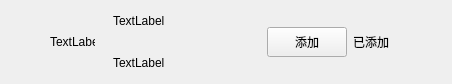
<?xml version="1.0" encoding="UTF-8"?>
<ui version="4.0">
 <class>ApplyFriendItem</class>
 <widget class="QWidget" name="ApplyFriendItem">
  <property name="geometry">
   <rect>
    <x>0</x>
    <y>0</y>
    <width>452</width>
    <height>84</height>
   </rect>
  </property>
  <property name="windowTitle">
   <string>Form</string>
  </property>
  <layout class="QHBoxLayout" name="horizontalLayout">
   <property name="spacing">
    <number>0</number>
   </property>
   <property name="leftMargin">
    <number>0</number>
   </property>
   <property name="topMargin">
    <number>0</number>
   </property>
   <property name="rightMargin">
    <number>0</number>
   </property>
   <property name="bottomMargin">
    <number>0</number>
   </property>
   <item>
    <spacer name="horizontalSpacer">
     <property name="orientation">
      <enum>Qt::Horizontal</enum>
     </property>
     <property name="sizeType">
      <enum>QSizePolicy::Fixed</enum>
     </property>
     <property name="sizeHint" stdset="0">
      <size>
       <width>50</width>
       <height>20</height>
      </size>
     </property>
    </spacer>
   </item>
   <item>
    <widget class="QLabel" name="icon_lb">
     <property name="minimumSize">
      <size>
       <width>45</width>
       <height>45</height>
      </size>
     </property>
     <property name="maximumSize">
      <size>
       <width>45</width>
       <height>45</height>
      </size>
     </property>
     <property name="text">
      <string>TextLabel</string>
     </property>
    </widget>
   </item>
   <item>
    <widget class="QWidget" name="widget" native="true">
     <layout class="QHBoxLayout" name="horizontalLayout_2">
      <property name="topMargin">
       <number>2</number>
      </property>
      <property name="bottomMargin">
       <number>2</number>
      </property>
      <item>
       <widget class="QWidget" name="widget_2" native="true">
        <property name="minimumSize">
         <size>
          <width>0</width>
          <height>0</height>
         </size>
        </property>
        <property name="maximumSize">
         <size>
          <width>16777215</width>
          <height>16777215</height>
         </size>
        </property>
        <layout class="QVBoxLayout" name="verticalLayout">
         <property name="spacing">
          <number>10</number>
         </property>
         <property name="topMargin">
          <number>2</number>
         </property>
         <property name="bottomMargin">
          <number>2</number>
         </property>
         <item>
          <widget class="QLabel" name="user_name_lb">
           <property name="minimumSize">
            <size>
             <width>100</width>
             <height>30</height>
            </size>
           </property>
           <property name="maximumSize">
            <size>
             <width>200</width>
             <height>30</height>
            </size>
           </property>
           <property name="text">
            <string>TextLabel</string>
           </property>
          </widget>
         </item>
         <item>
          <widget class="QLabel" name="user_chat_lb">
           <property name="minimumSize">
            <size>
             <width>100</width>
             <height>30</height>
            </size>
           </property>
           <property name="maximumSize">
            <size>
             <width>500</width>
             <height>30</height>
            </size>
           </property>
           <property name="text">
            <string>TextLabel</string>
           </property>
          </widget>
         </item>
        </layout>
       </widget>
      </item>
      <item>
       <widget class="ClickedBtn" name="addBtn">
        <property name="minimumSize">
         <size>
          <width>80</width>
          <height>30</height>
         </size>
        </property>
        <property name="maximumSize">
         <size>
          <width>80</width>
          <height>30</height>
         </size>
        </property>
        <property name="text">
         <string>添加</string>
        </property>
       </widget>
      </item>
      <item>
       <widget class="QLabel" name="already_add_lb">
        <property name="minimumSize">
         <size>
          <width>40</width>
          <height>0</height>
         </size>
        </property>
        <property name="maximumSize">
         <size>
          <width>40</width>
          <height>16777215</height>
         </size>
        </property>
        <property name="text">
         <string>已添加</string>
        </property>
       </widget>
      </item>
      <item>
       <spacer name="horizontalSpacer_2">
        <property name="orientation">
         <enum>Qt::Horizontal</enum>
        </property>
        <property name="sizeType">
         <enum>QSizePolicy::Fixed</enum>
        </property>
        <property name="sizeHint" stdset="0">
         <size>
          <width>50</width>
          <height>20</height>
         </size>
        </property>
       </spacer>
      </item>
     </layout>
    </widget>
   </item>
  </layout>
 </widget>
 <customwidgets>
  <customwidget>
   <class>ClickedBtn</class>
   <extends>QPushButton</extends>
   <header location="global">clickedbtn.h</header>
  </customwidget>
 </customwidgets>
 <resources/>
 <connections/>
</ui>
